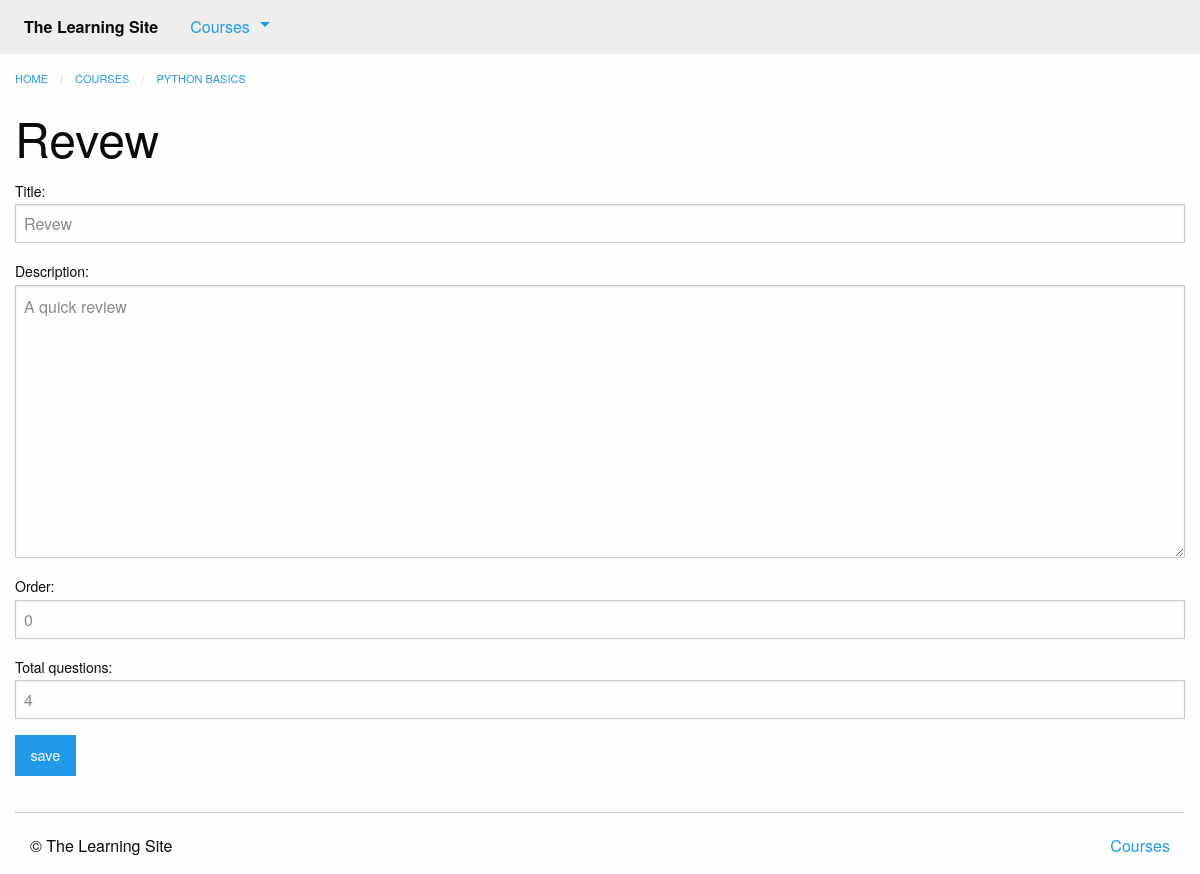
/courses/1/edit_quiz/1/ (signed in), run on an earlier commit of the app's database.
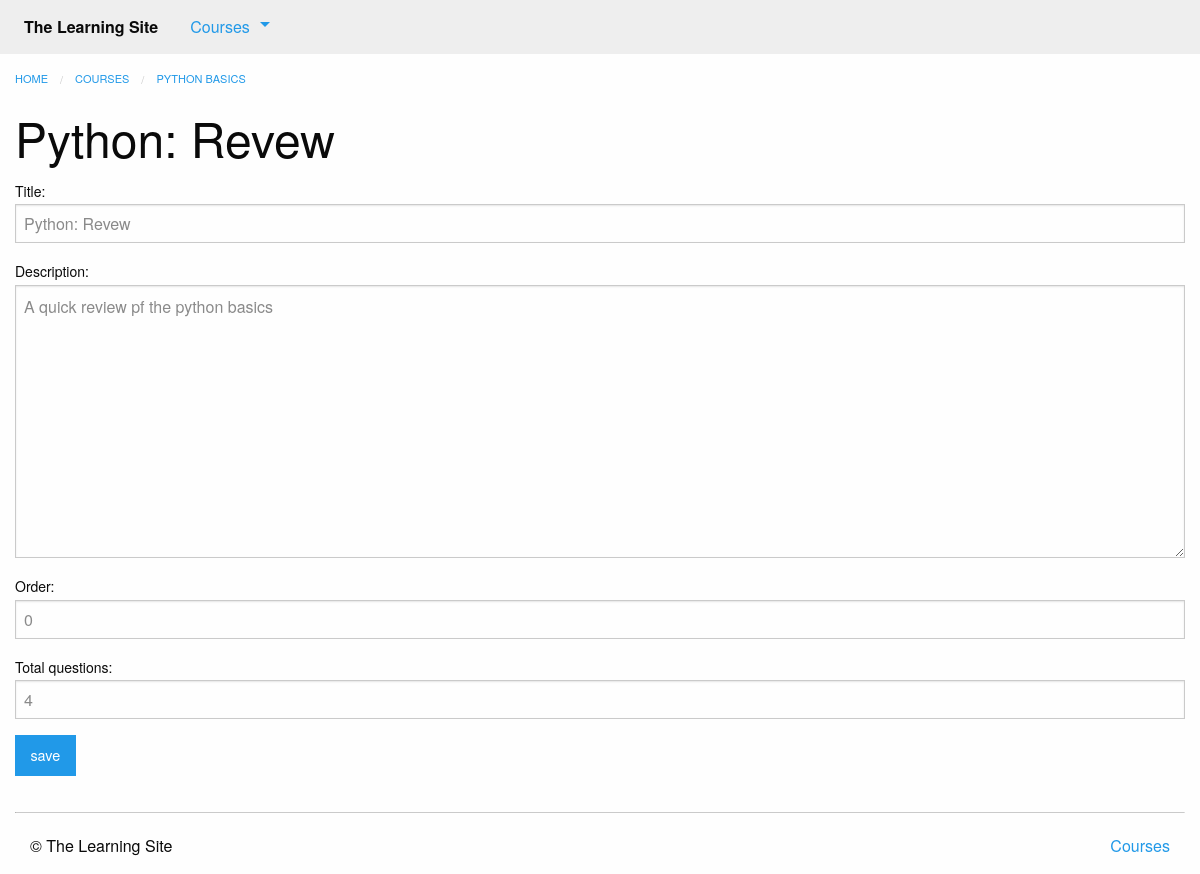
And on a later commit of the database.
### courses/models.py (models this page shows, shortened)
class Step(models.Model):
    title = models.CharField(max_length=255)
    description = models.TextField()
    order = models.IntegerField(default=0)
    course = models.ForeignKey(Course, on_delete=models.CASCADE)
    class Meta:
        abstract = True
        ordering = ['order', ]

class Quiz(Step):
    total_questions = models.IntegerField(default=4)
    class Meta:
        verbose_name_plural = "Quizzes"

### courses/views.py (the view)
# urls.py: path('<int:course_pk>/edit_quiz/<int:quiz_pk>/', views.quiz_edit, name='edit_quiz'),
@login_required
def quiz_edit(request, course_pk, quiz_pk):
    quiz = get_object_or_404(models.Quiz, pk=quiz_pk, course_id=course_pk)
    form = forms.QuizForm(instance=quiz)
    if request.method == 'POST':
        form = forms.QuizForm(instance=quiz, data=request.POST)
        if form.is_valid():
            form.save()
            messages.success(request, 'updated {}'.format(form.instance.title))
            return HttpResponseRedirect(quiz.get_absolute_url())
    return render(request, 'courses/quiz_form.html', {'form': form, 'course': quiz.course})

### courses/forms.py
class QuizForm(ModelForm):
    class Meta:
        model = models.Quiz
        fields = [
            'title',
            'description',
            'order',
            'total_questions'
        ]

### courses/templatetags/course_extras.py (called while the page is built)
@register.inclusion_tag('courses/course_nav.html')
def nav_courses_list():
    courses = Course.objects.all()[:5]
    return {'courses': courses}

### courses/templates/courses/quiz_form.html (shortened to what this page needs)
{% extends 'courses/layout.html' %}
{% block breadcrumbs %}
    <li><a href="{% url 'courses:detail' pk=course.pk %}">{{ course.title }}</a></li>
{% endblock %}
{% block content %}
<div class="row columns">
    {{ block.super }}
    <h1> {{ form.instance.title | default:"Make a new quiz" }} </h1>
    <form method="POST" action="">
        {{ form.as_p }}
        <input type="submit" class="button" value="save">
    </form>
</div>
{% endblock %}

What changed in the data, as far as the page shows it:
changed Quiz: instance "Revew" → "Python: Revew"; title "Revew" → "Python: Revew"; description "A quick review" → "A quick review pf the python basics"
